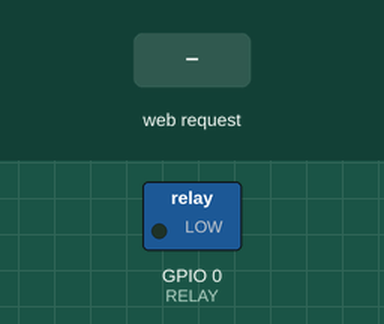
Recording of a sketch running on a simulated ESP8266 (NodeMCU). On the bench: switched loads named in the sketch (green lamp = pin HIGH). Inputs (shaded band) come from the test bench. What the sketch prints to the serial monitor is not drawn.

Above: at 1.2 s.
1.3 s: HTTP request GET /RELAY_ON received
At 2.2 s:
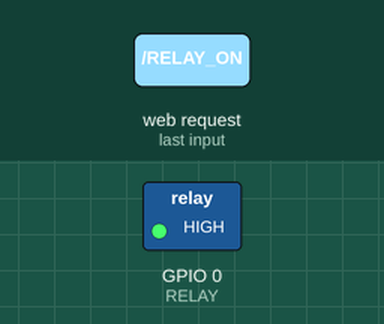
2.8 s: HTTP request GET /RELAY_OFF received
At 3.3 s:
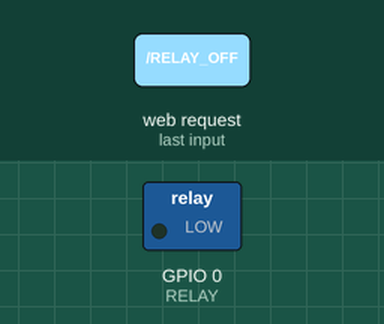
Timing chart, 0 to 5.8 s (numbered marks = the images above; inputs shaded):
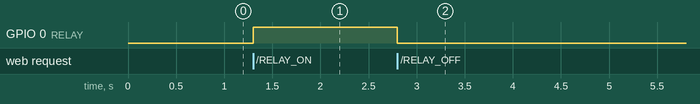

The sketch:

slave1_esp01.ino
```cpp
// Import required libraries
#include <ESP8266WiFi.h>
#include "ESPAsyncWebServer.h"
#include <Wire.h>

// Set your access point network credentials
const char* ssid = "BeThere-Slave";
const char* password = "slavewelcome";

// Create AsyncWebServer object on port 80
AsyncWebServer server(80);

const int RELAY = 0;

void setup(){
  // Serial port for debugging purposes
  Serial.begin(115200);
  pinMode(RELAY,OUTPUT);

  // Setting the ESP as an access point
  Serial.print("Setting AP (Access Point)…");
  // Remove the password parameter, if you want the AP (Access Point) to be open
  WiFi.softAP(ssid, password);

  IPAddress IP = WiFi.softAPIP();
  Serial.print("AP IP address: ");
  Serial.println(IP);

  server.on("/RELAY_ON", HTTP_GET, [](AsyncWebServerRequest *request){
    digitalWrite(RELAY, HIGH);
    Serial.println("ON");
    Serial.println(RELAY);

    request->send(200, "text/plain", "OK");
  });
  server.on("/RELAY_OFF", HTTP_GET, [](AsyncWebServerRequest *request){
    digitalWrite(RELAY, LOW);
    Serial.println("OFF");
    Serial.println(RELAY);
    request->send(200, "text/plain", "OK");
  });

// Start server
  server.begin();
}

void loop(){

}
```

Measured:
- after the input at 1.3 s, GPIO 0 (RELAY): LOW → HIGH at once
- after the input at 2.8 s, GPIO 0 (RELAY): HIGH → LOW at once
